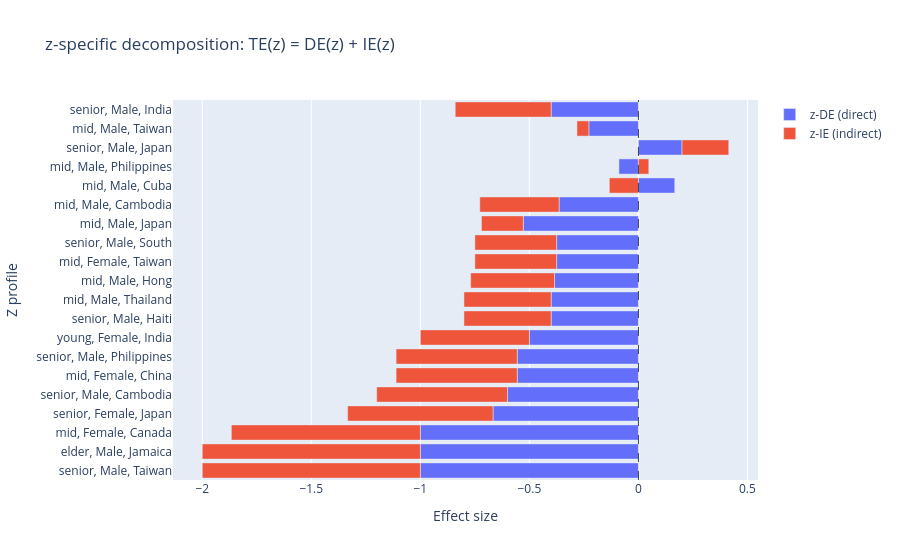

The notebook cell this image was saved under:
### Code cell
effects_z = compute_z_specific_effects(
    df=df_cs,
    x0=0,
    x1=1,
    y_val=1,
    x_col="X",
    y_col="Y",
    w_cols=w_cols,
    z_cols=z_cols,
)

plot_z_specific_decomposition(effects_z, top_k=20)

### Figure 1 — Plotly figure (JSON) as saved in the notebook; plotly's stock layout.template omitted (floating-point values rounded to 4 significant figures)
{"data": [{"name": "z-DE (direct)", "orientation": "h", "type": "bar", "x": [-1, -1, -1, -0.6667, -0.6, -0.5556, -0.5556, -0.5, -0.4, -0.4, -0.3846, -0.375, -0.375, -0.5278, -0.3636, 0.1667, -0.08929, 0.2, -0.2273, -0.4], "y": ["senior, Male, Taiwan", "elder, Male, Jamaica", "mid, Female, Canada", "senior, Female, Japan", "senior, Male, Cambodia", "mid, Female, China", "senior, Male, Philippines", "young, Female, India", "senior, Male, Haiti", "mid, Male, Thailand", "mid, Male, Hong", "mid, Female, Taiwan", "senior, Male, South", "mid, Male, Japan", "mid, Male, Cambodia", "mid, Male, Cuba", "mid, Male, Philippines", "senior, Male, Japan", "mid, Male, Taiwan", "senior, Male, India"]}, {"name": "z-IE (indirect)", "orientation": "h", "type": "bar", "x": [-1, -1, -0.8667, -0.6667, -0.6, -0.5556, -0.5556, -0.5, -0.4, -0.4, -0.3846, -0.375, -0.375, -0.1919, -0.3636, -0.1333, 0.04762, 0.2143, -0.05455, -0.44], "y": ["senior, Male, Taiwan", "elder, Male, Jamaica", "mid, Female, Canada", "senior, Female, Japan", "senior, Male, Cambodia", "mid, Female, China", "senior, Male, Philippines", "young, Female, India", "senior, Male, Haiti", "mid, Male, Thailand", "mid, Male, Hong", "mid, Female, Taiwan", "senior, Male, South", "mid, Male, Japan", "mid, Male, Cambodia", "mid, Male, Cuba", "mid, Male, Philippines", "senior, Male, Japan", "mid, Male, Taiwan", "senior, Male, India"]}], "layout": {"bargap": 0.2, "barmode": "relative", "shapes": [{"line": {"dash": "dash", "width": 1}, "type": "line", "x0": 0, "x1": 0, "xref": "x", "y0": 0, "y1": 1, "yref": "y domain"}], "title": {"text": "z-specific decomposition: TE(z) = DE(z) + IE(z)"}, "xaxis": {"title": {"text": "Effect size"}}, "yaxis": {"title": {"text": "Z profile"}}}}
